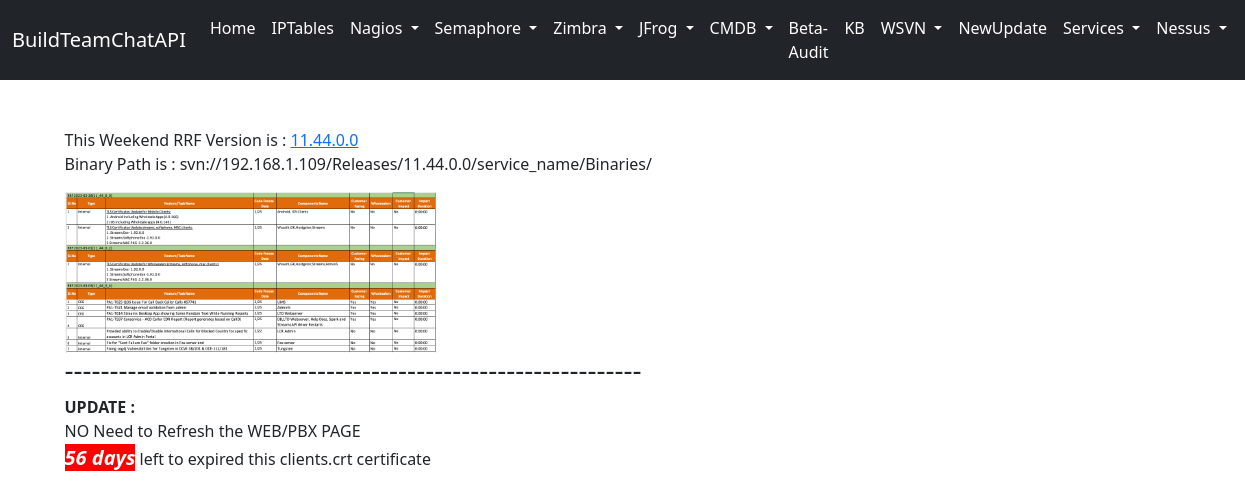
The page / on the database its author committed.
### Home/models.py (models this page shows)
class RRFImage(models.Model):
    title = models.CharField(max_length=20)
    photo = models.ImageField(upload_to='pics')

### Home/views.py (the view)
# urls.py: path("", views.index, name='index' ),
def index(request):
    data = RRFImage.objects.all()
    tmp = 56
    context = {
    'tmp':tmp,
    'data' : data
    }
    return render(request,'index.html', context)

### Home/templates/index.html (shortened to what this page needs)
{% extends 'base.html' %}
{% block body %}<br><br>
<div class="container">
 {% for x in data %}
 <p>This Weekend RRF Version is : <a href="{{ x.photo.url }}">{{ x.title }} </a> <br>
   Binary Path is : svn://192.168.1.109/Releases/{{ x.title }}/service_name/Binaries/
 <div class="col-md-4">
     <a href="{{ x.photo.url }}">
       <img src="{{ x.photo.url }}" alt="Lights" style="width:100%">
     </a>
 </div>
 {% endfor %}
 <h3>----------------------------------------------------------------</h3>
 <b>UPDATE : </b> </br>
NO Need to Refresh the WEB/PBX PAGE </br>
{% if tmp > 30 %}
<div style="font-size: 125%" class="ser_nrun">{{ tmp }}  days</div> left to expired this clients.crt certificate
{% else %}
<div style="font-size: 125%" class="ser_run">{{ tmp }}  days</div> left to expired this clients.crt certificate
{% endif %}
</div>
{% endblock body %}

### rows shown on the page
RRFImage: title "11.44.0.0", photo (picture)

### other values the page prints
{{ tmp }} "56"
